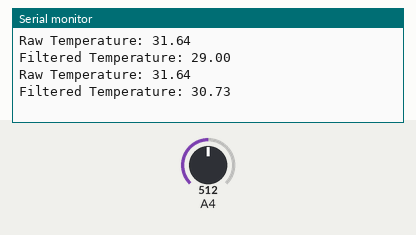
The sketch below on a simulated Arduino Mega 2560, built with avr-gcc and run on an emulated ATmega2560. On the bench: the last lines printed to the serial monitor. The inputs (shaded band) are chosen by the test bench; at power-on: A4 = 512.

Above: at 2.8 s.
2.9 s: A4 set to 716
At 5.2 s:
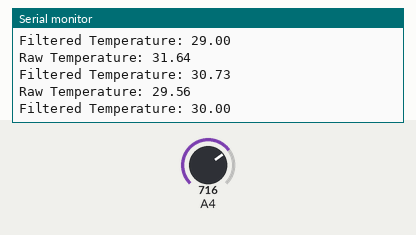
5.6 s: A4 set to 900
At 6.9 s:
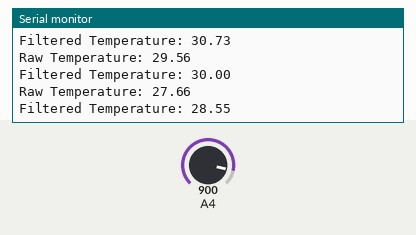
Timing chart, 0 to 8.6 s (numbered marks = the images above; inputs shaded):
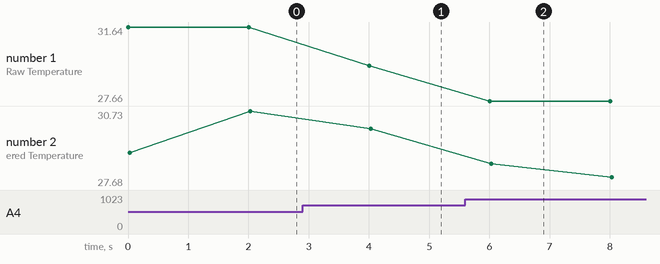

Measured:
- after the input at 2.9 s, the serial monitor: prints a new line after 1.1 s (image 1)
- after the input at 5.6 s, the serial monitor: prints a new line after 0.41 s (image 2)
- plotted number 1: 31.64 → 29.56 after the input at 2.9 s, 29.56 → 27.66 after the input at 5.6 s
- plotted number 2: 30.73 → 30 after the input at 2.9 s, 30 → 27.68 after the input at 5.6 s

The sketch:

Thermistor_Temperature_Reading.ino
```cpp
#include <math.h>

// Initialize Variables
const float V_in = 5;
float V_INA;
float V_Wheatstone;
float R0 = 1000; // Nominal Resistance @ 25C
float T_nominal = 25.0 + 273.15; // Nominal Temperature (K)
float BETA = 3636; // Thermistor Beta Value
float R_parallel = 612.37;
float R_3 = 820; // Other 3 Resistors in Wheatstone Bridge
float R_thermistor;
float R_g = 15107; // Gain Resistor on INA
float G = 1 + (50000.0 / R_g); // Gain on INA
float rawTemp;
float adcValue;

// Kalman Filter Variables
float kalman_x = 0.0;      // Initial state estimate
float kalman_P = 1.0;      // Initial estimate covariance
float kalman_Q = 0.1;      // Process noise covariance
float kalman_R = 0.1;      // Measurement noise covariance
float predicted_x;
float predicted_P;
float kalman_gain;

void setup() {
  // Initialize serial communication at 115200 baud
  Serial.begin(9600);
}

float ADC_to_Voltage(float adcValue){
  return ((adcValue + 188) / 1278);
}

float INA_to_Wheatstone(float ina, float gain){
  return ((ina - 5) / gain);
}

float Wheatstone_to_Thermistor(float wheat, float Rp = R_parallel,
                              float R3 = R_3, float Vin = V_in){
  return (((Rp*R3)*(Vin + (2*wheat))) / ((Rp*(Vin - (2*wheat))) - R3*(Vin + (2*wheat))));
}

float calculateTemp(float adcValue, float BETA, float R_nominal, float T_nominal){
  V_INA = ADC_to_Voltage(adcValue);
  V_Wheatstone = INA_to_Wheatstone(V_INA, G);
  R_thermistor = Wheatstone_to_Thermistor(V_Wheatstone);
  return (BETA / (log(R_thermistor / ((R_nominal)*exp((-BETA / T_nominal))))) - 273.15);
}

void loop() {
  // Read analog value from GPIO36
  adcValue = analogRead(36);
  rawTemp = calculateTemp(adcValue, BETA, R0, T_nominal);

  // Print rawTemp Temperature in C
  Serial.print("Raw Temperature: ");
  Serial.println(rawTemp);

  // Kalman Filter Update
  predicted_x = kalman_x;
  predicted_P = kalman_P + kalman_Q;

  kalman_gain = predicted_P / (predicted_P + kalman_R);
  kalman_x = predicted_x + kalman_gain * (rawTemp - predicted_x);
  kalman_P = (1 - kalman_gain) * predicted_P;

  // Print filtered temperature
  Serial.print("Filtered Temperature: ");
  Serial.println(kalman_x, 2);  // 2 decimal places for readability

  // Print ADC Value
  //Serial.print("ADC Value: ");
  //Serial.println(adcValue);

  // Print ADC Voltage
  // Serial.print("ADC Voltage: ");
  // Serial.println(ADC_to_Voltage(adcValue));

  // Print Resistance of Thermistor
  // Serial.print("Thermistor Resistance: ");
  // Serial.println(Wheatstone_to_Thermistor(V_Wheatstone));

  // Print Wheatstone Bridge Output
  // Serial.print("Wheatstone Vout: ");
  // Serial.println(INA_to_Wheatstone(V_INA, G));

  // Serial.println("");

  V_INA = 0;
  V_Wheatstone = 0;
  R_thermistor = 0;

  // Delay between readings
  delay(2000); // 2 second delay
}
```
